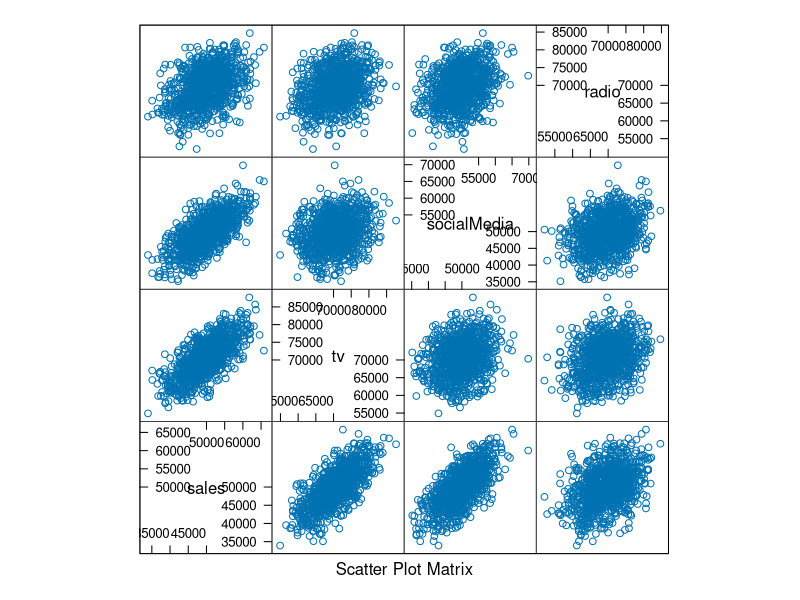

Write the R code that produced this figure.
## ---- chunk 1
knitr::opts_chunk$set(echo = TRUE, warning = FALSE, message=FALSE, comment='')
## ---- chunk 2
library(dplyr)
library(lattice) # for splom
library(ggplot2)
## ---- chunk 3
# Correlation matrix
M = matrix(c(1, 0.7, 0.7, 0.4,
             0.7, 1, 0.25, 0.3,
             0.7, 0.25, 1, 0.3,
             0.4, 0.3, 0.3, 1), nrow=4, ncol=4)
 
# Cholesky decomposition
L = chol(M)
nvars = dim(L)[1]

set.seed(1)
# number of observations to simulate
nobs = 1000

# Random variables that follow an M correlation matrix
r = t(L) %*% matrix(rnorm(nvars*nobs, mean = 50000, sd = 5000), nrow=nvars, 
                    ncol=nobs)

salesdata = t(r) %>%
  as.data.frame()
names(salesdata) = c('sales', 'tv', 'socialMedia', 'radio')
 
# Plotting and basic stats
splom(salesdata)
summary(salesdata)
## ---- chunk 4
model <- lm(sales~., data = salesdata)
summary(model)
## ---- chunk 5
confint(model)
